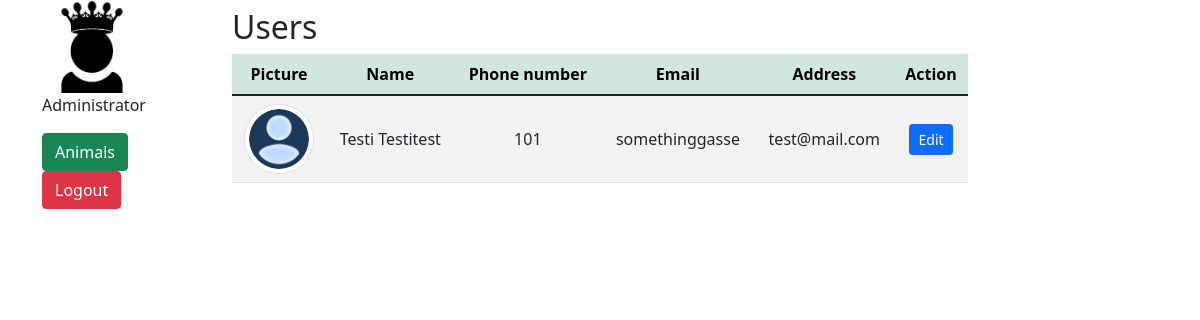
The app's page /login/dashboard.php (signed in) with its own data.
### tables this page shows
CREATE TABLE `users` (
  `id` int(11) NOT NULL,
  `firstName` char(30) NOT NULL,
  `lastName` char(30) NOT NULL,
  `email` char(50) NOT NULL,
  `phoneNumber` int(12) NOT NULL,
  `address` char(50) NOT NULL,
  `picture` char(255) DEFAULT NULL,
  `password` varchar(255) NOT NULL,
  `status` varchar(250) NOT NULL DEFAULT 'user'
);

### login/dashboard.php (the view, shortened to what this page needs)
<?php
require_once '../components/db_connect.php';
$status = 'adm';
$sql = "SELECT * FROM users WHERE status != '$status'";
$result = mysqli_query($connect, $sql);
$tbody = '';
if ($result->num_rows > 0) {
  while ($row = $result->fetch_array(MYSQLI_ASSOC)) {
      $tbody .= "<tr>
          <td class='text-center'><img class='img-thumbnail rounded-circle' src='../pictures/" . $row['picture'] . "' alt=" . $row['firstName'] . "></td>
          <td class='text-center'>" . $row['firstName'] . " " . $row['lastName'] . "</td>
          <td class='text-center'>" . $row['phoneNumber'] . "</td>
          <td class='text-center'>" . $row['address'] . "</td>
          <td class='text-center'>" . $row['email'] . "</td>
          <td class='text-center'><a href='update.php?id=" . $row['id'] . "'><button class='btn btn-primary btn-sm' type='button'>Edit</button></a>
       </tr>";
  }
} else {
  $tbody = "<tr><td colspan='5'><center>No Data Available </center></td></tr>";
}
?>
<!DOCTYPE html>
<html lang="en">
<head>
  <?php require_once '../components/boot.php' ?>
</head>
<body>
  <div class="container">
      <div class="row">
          <div class="col-2">
              <img class="userImage" src="../pictures/admavatar.png" alt="Adm avatar">
              <p class="">Administrator</p>
              <a class="btn btn-success" href="../animals/index.php">Animals</a>
              <a class="btn btn-danger" href="logout.php?logout">Logout</a>
          </div>
          <div class="col-8 mt-2">
              <p class='h2'>Users</p>
              <table class='table table-striped '>
                  <thead class='table-success'>
                      <tr>
                          <th>Picture</th>
                          <th>Name</th>
                          <th>Phone number</th>
                          <th>Email</th>
                          <th>Address</th>
                          <th>Action</th>
                      </tr>
                  </thead>
                  <tbody>
                      <?= $tbody ?>
                  </tbody>
              </table>
          </div>
      </div>
  </div>
</body>
</html>

### login/dashboard.php (style rules this page uses)
.img-thumbnail { width: 70px !important; height: 70px !important; }
td { text-align: left; vertical-align: middle; }
tr { text-align: center; }
.userImage { width: 100px; height: auto; }

### records on screen
users: picture (placeholder picture), firstName "Testi", lastName "Testitest", phoneNumber "101", address "somethinggasse", email "test@mail.com"
